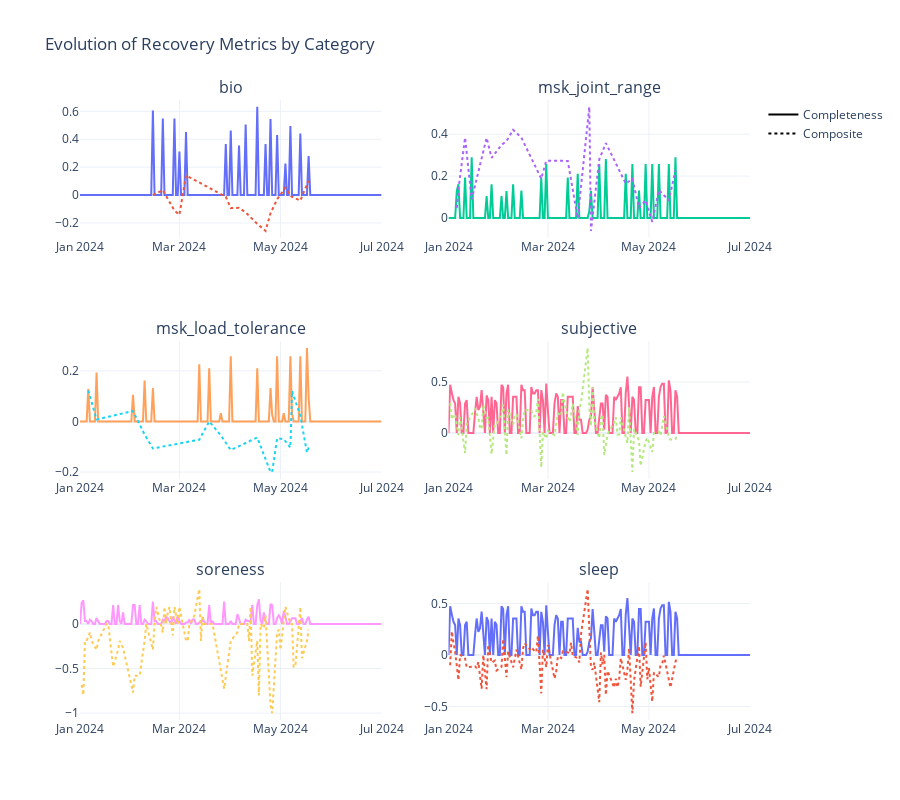

Here is the notebook cell this chart was saved with:
### Code cell
plot_recovery_metrics_by_category(df, "01/01/2024", "01/07/2024")
